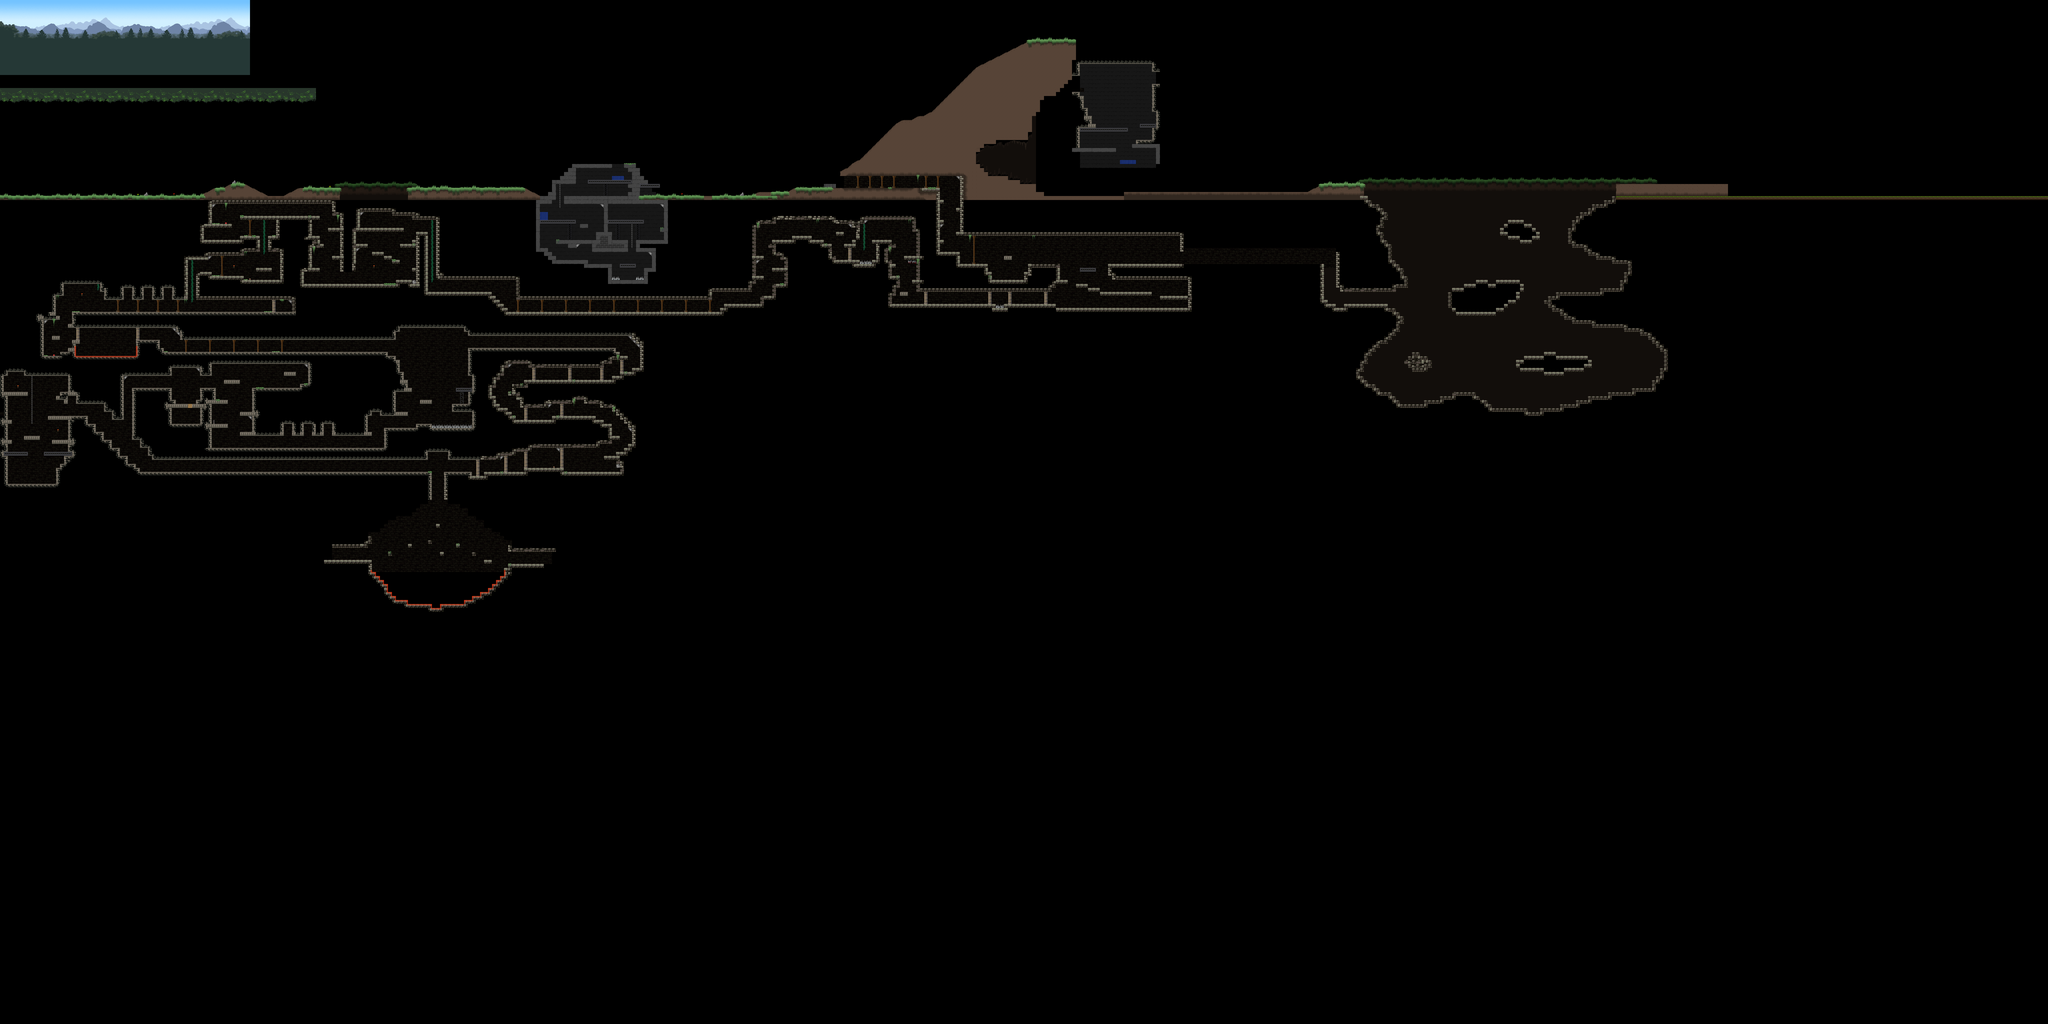

Below is a game level as drawn by its tile map, then a one-line description and the .tmx that defines it (tile-layer data replaced by summaries):
An orthogonal 512x256 tile map with 16x16 px tiles, 3 tile layers (Back, Main, Fore Objects), 1 hidden layer not drawn, 1 image layer and 63 objects (12x slope_right, 7x ladder, 7x jump_through, 6x water, 5x spear, ...).

<map version="1.0" orientation="orthogonal" width="512" height="256" tilewidth="16" tileheight="16">
 <properties>
  <property name="Gravity" value="1" />
  <property name="SurfaceLevel" value="50" />
  <property name="Title" value="Get Ready" />
 </properties>
 <tileset firstgid="1" name="Sprites" tilewidth="16" tileheight="16">
  <image source="../images/tiles.png" width="512" height="1024" />
  <terraintypes>
   <terrain name="New Terrain" tile="-1" />
  </terraintypes>
  <tile id="714" terrain="0,0,0,0" />
  <tile id="715" terrain="0,0,0,0" />
  <tile id="716" terrain="0,,0," />
  <tile id="746" terrain="0,0,0,0" />
  <tile id="747" terrain="0,0,0,0" />
  <tile id="748" terrain="0,,0," />
  <tile id="778" terrain="0,0,0,0" />
  <tile id="779" terrain="0,0,0,0" />
  <tile id="780" terrain="0,,0," />
  <tile id="810" terrain="0,0,0,0" />
  <tile id="811" terrain="0,0,0,0" />
  <tile id="812" terrain="0,,0," />
  <tile id="842" terrain="0,0,0,0" />
  <tile id="843" terrain="0,0,0,0" />
  <tile id="844" terrain="0,,0," />
  <tile id="874" terrain="0,0,0,0" />
  <tile id="875" terrain="0,0,0,0" />
  <tile id="876" terrain="0,,0," />
  <tile id="906" terrain="0,0,0,0" />
  <tile id="907" terrain="0,0,0,0" />
  <tile id="908" terrain="0,,0," />
  <tile id="938" terrain="0,0,0,0" />
  <tile id="939" terrain="0,0,0,0" />
  <tile id="940" terrain="0,,0," />
  <tile id="970" terrain="0,0,0,0" />
  <tile id="971" terrain="0,0,0,0" />
  <tile id="972" terrain="0,,0," />
  <tile id="1002" terrain="0,0,0,0" />
  <tile id="1003" terrain="0,0,0,0" />
  <tile id="1004" terrain="0,,0," />
  <tile id="1034" terrain="0,0,0,0" />
  <tile id="1035" terrain="0,0,0,0" />
  <tile id="1036" terrain="0,,0," />
  <tile id="1063" terrain=",,0,0" />
  <tile id="1064" terrain=",,0,0" />
  <tile id="1065" terrain="0,0,0,0" />
  <tile id="1066" terrain="0,0,0,0" />
  <tile id="1067" terrain="0,0,0,0" />
  <tile id="1068" terrain="0,,0,0" />
  <tile id="1094" terrain=",0,0,0" />
  <tile id="1095" terrain="0,0,0,0" />
  <tile id="1096" terrain="0,0,0,0" />
  <tile id="1097" terrain="0,0,0,0" />
  <tile id="1098" terrain="0,0,0,0" />
  <tile id="1099" terrain="0,0,0,0" />
  <tile id="1100" terrain="0,0,," />
  <tile id="1126" terrain="0,0,0,0" />
  <tile id="1127" terrain="0,0,0,0" />
  <tile id="1128" terrain="0,0,0,0" />
  <tile id="1129" terrain="0,0,0,0" />
  <tile id="1130" terrain="0,,0,0" />
  <tile id="1131" terrain=",,0," />
 </tileset>
 <imagelayer name="Image Layer 1" width="512" height="256">
  <image source="../images/bg2.png" trans="000000" />
 </imagelayer>
 <layer name="Back" width="512" height="256">
  <data>[131072 cells, 38665 non-empty, 90 distinct tile ids]</data>
 </layer>
 <layer name="Main" width="512" height="256">
  <data>[131072 cells, 98544 non-empty, 75 distinct tile ids]</data>
 </layer>
 <objectgroup name="Objects" width="512" height="256">
  <object name="Ladder" type="ladder" x="2232" y="736" width="16" height="96" />
  <object name="Tank" type="enemy_tank" x="864" y="1376" width="32" height="32" />
  <object name="Dark Mask" type="dark_mask" x="2304" y="672" width="224" height="112" />
  <object name="Crusher" type="crusher" x="496" y="1152" width="32" height="48">
   <properties>
    <property name="delay" value="200" />
   </properties>
  </object>
  <object name="Crusher" type="crusher" x="576" y="1152" width="32" height="48">
   <properties>
    <property name="delay" value="300" />
   </properties>
  </object>
  <object name="Crusher" type="crusher" x="656" y="1152" width="32" height="48">
   <properties>
    <property name="delay" value="400" />
   </properties>
  </object>
  <object name="Tank" type="enemy_tank" x="48" y="1776" width="32" height="32" />
  <object name="Water" type="water" x="32" y="1824" width="224" height="112" />
  <object name="Key" type="item" x="2368" y="752" width="16" height="16">
   <properties>
    <property name="frame" value="0" />
    <property name="id" value="key_1" />
   </properties>
  </object>
  <object name="Pick" type="item" x="965" y="1709" width="16" height="16">
   <properties>
    <property name="frame" value="2" />
    <property name="id" value="pick" />
   </properties>
  </object>
  <object name="Dark Mask" type="dark_mask" x="2224" y="736" width="80" height="64" />
  <object name="Slope" type="slope_right" x="800" y="752" width="64" height="32" />
  <object name="Slope" type="slope_right" x="896" y="736" width="32" height="16" />
  <object name="Slope" type="slope_right" x="1136" y="752" width="64" height="32" />
  <object name="TNT" type="item" x="2507" y="625" width="16" height="16">
   <properties>
    <property name="frame" value="1" />
    <property name="id" value="tnt" />
   </properties>
  </object>
  <object name="Slope" type="slope_left" x="976" y="736" width="96" height="48" />
  <object type="jump_through" x="976" y="656" width="32" height="8" />
  <object type="jump_through" x="1024" y="640" width="48" height="8" />
  <object name="Ladder" type="ladder" x="2520" y="896" width="16" height="96" />
  <object name="Ladder" type="ladder" x="120" y="1504" width="16" height="160" />
  <object name="Tank" type="enemy_tank" x="2313" y="929" width="32" height="32" />
  <object name="Water" type="water" x="688" y="1552" width="112" height="64" />
  <object type="jump_through" x="1008" y="544" width="96" height="8" />
  <object type="jump_through" x="944" y="592" width="64" height="8" />
  <object name="Blob" type="enemy_blob" x="970" y="844" width="20" height="20" />
  <object name="Blob" type="enemy_blob" x="531" y="756" width="20" height="20" />
  <object name="Blob" type="enemy_blob" x="1050" y="1054" width="20" height="20" />
  <object name="Tank" type="enemy_tank" x="2464" y="752" width="32" height="32" />
  <object name="Water" type="water" x="848" y="1088" width="272" height="32" />
  <object name="Lava" type="lava" x="304" y="1376" width="240" height="48" />
  <object type="paddle" x="320" y="1360" width="34" height="8">
   <properties>
    <property name="speed" value="2" />
   </properties>
  </object>
  <object type="jump_through" x="896" y="496" width="112" height="8" />
  <object name="Rock" type="rock" x="272" y="1584" width="32" height="32" />
  <object name="Blob" type="enemy_blob" x="1114" y="1226" width="20" height="20" />
  <object name="Ladder" type="ladder" x="760" y="1040" width="16" height="144" />
  <object name="Ladder" type="ladder" x="1048" y="880" width="16" height="112" />
  <object name="Slope" type="slope_left" x="2096" y="752" width="64" height="32" />
  <object name="Slope" type="slope_right" x="3440" y="496" width="144" height="144" />
  <object name="Dark Mask" type="dark_mask" x="3392" y="704" width="448" height="48" />
  <object name="Dark Mask" type="dark_mask" x="3760" y="704" width="80" height="96" />
  <object name="Water" type="water" x="3952" y="1056" width="160" height="64" />
  <object name="Slope" type="slope_right" x="3008" y="768" width="32" height="16" />
  <object name="Slope" type="slope_right" x="3152" y="752" width="32" height="16" />
  <object type="jump_through" x="3296" y="736" width="48" height="8" />
  <object name="Slope" type="slope_right" x="3728" y="272" width="176" height="176" />
  <object name="Slope" type="slope_right" x="3904" y="160" width="224" height="112" />
  <object name="Slope" type="slope_right" x="3360" y="640" width="80" height="48" />
  <object name="Slope" type="slope_right" x="3584" y="480" width="32" height="16" />
  </objectgroup>
 <layer name="Fore Objects" width="512" height="256">
  <data>[131072 cells, 1033 non-empty, 96 distinct tile ids]</data>
 </layer>
 <layer name="Foreground" width="512" height="256" visible="0">
  <data>[131072 cells, 1351 non-empty, 217 distinct tile ids]</data>
 </layer>
</map>
<!-- 15 of 63 objects omitted -->